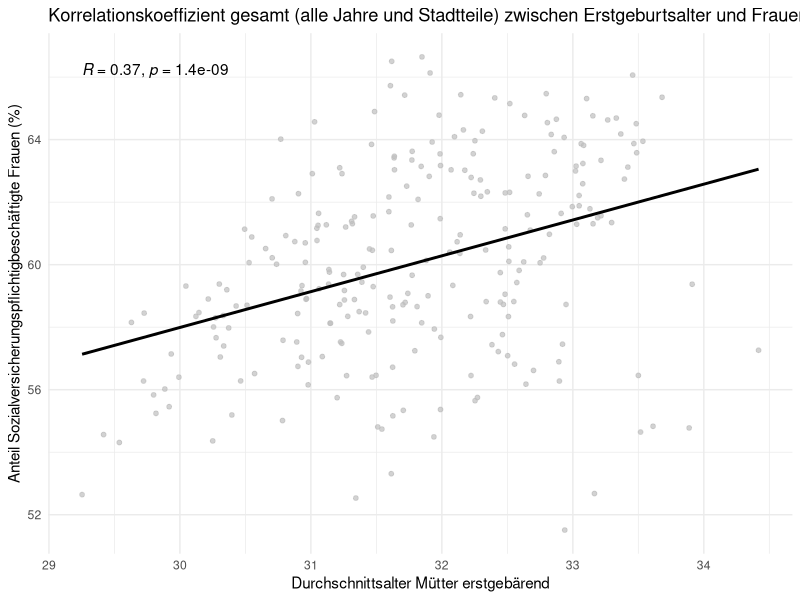
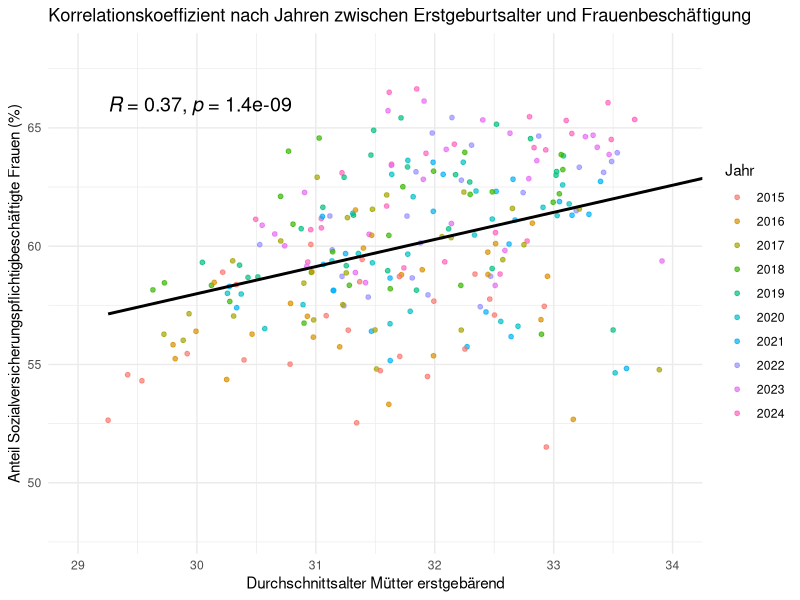

Generate these figures, in order, with R: (Note: this script raises an error after producing the figures.)
library(readxl)
library(tidyverse)
library(ggpubr)
library(ggplot2)


export_be <- read_excel("data/raw/export_be.xlsx")
be_sheet <- read_excel("data/raw/export_be.xlsx", sheet = "BEVÖLKERUNG")

export_ar <- read_excel("data/raw/export_ar.xlsx")
ar_sheet <- read_excel("data/raw/export_ar.xlsx", sheet = "ARBEITSMARKT")

# Berechnung des Durchschnittsalters der Mütter (mean_age)
all_districts_and_city <- be_sheet %>%
  filter(
    Indikator == "Durchschnittsalter Mütter erstgebärend",
    Ausprägung == "insgesamt"
  ) %>%
  mutate(
    mean_age = `Basiswert 1` / `Basiswert 2` 
  )

Sozialversicherungspflichtig_Beschäftigte_anteil_frau <- ar_sheet %>%
  filter(
    Indikator == "Sozialversicherungspflichtig Beschäftigte - Anteil",
    Ausprägung == "weiblich"
  ) %>%
  mutate(
    anteil = 100 * `Basiswert 1` / `Basiswert 2`
  )


korrelations_daten <- inner_join(
  all_districts_and_city, 
  Sozialversicherungspflichtig_Beschäftigte_anteil_frau, 
  by = c("Raumbezug", "Jahr")
)

korrelations_daten_clean <- korrelations_daten %>%
  filter(Raumbezug != "Stadt München")


ggplot(korrelations_daten_clean, aes(x = mean_age, y = anteil)) +
  geom_point(size = 1.3, color = "grey", alpha = 0.7) +
  geom_smooth(method = "lm", color = "black", se = FALSE, linewidth = 1) +
  stat_cor(label.x.npc = "left", label.y.npc = "top") + 
  labs(
    title = "Korrelationskoeffizient gesamt (alle Jahre und Stadtteile) zwischen Erstgeburtsalter und Frauenbeschäftigung",
    x = "Durchschnittsalter Mütter erstgebärend",
    y = "Anteil Sozialversicherungspflichtigbeschäftigte Frauen (%)"
  ) +
  theme_minimal()


ggplot(korrelations_daten_clean, aes(x = mean_age, y = anteil)) +
  geom_point(aes(color = factor(Jahr)), 
             size = 1.3,     
             alpha = 0.7) +   
  geom_smooth(method = "lm", color = "black", se = FALSE, linewidth = 1) +
  stat_cor(
    label.x.npc = "left",   
    label.y.npc = "top",    
    color = "black",
    size = 5
  ) + 
  coord_cartesian(xlim = c(29, 34), ylim = c(48, 68)) + 
  labs(
    title = "Korrelationskoeffizient nach Jahren zwischen Erstgeburtsalter und Frauenbeschäftigung",
    x = "Durchschnittsalter Mütter erstgebärend",
    y = "Anteil Sozialversicherungspflichtigbeschäftigte Frauen (%)",
    color = "Jahr" 
  ) +
  guides(color = guide_legend(ncol = 1)) + 
  theme_minimal()

# -----------------------------------------------------------------------
plot_data_final_year <- korrelations_daten_clean %>%
  group_by(Jahr) %>% 
  mutate(
    r = cor(mean_age, anteil, use = "complete.obs"),
    r_label = sprintf("(R=%.2f)", r),
    Jahr_Label = paste(Jahr, r_label, sep = " ")
  ) %>%
  ungroup()


all_labels_year <- sort(unique(plot_data_final_year$Jahr_Label))
all_colors_year <- scales::hue_pal()(length(all_labels_year))
jahr_palette <- all_colors_year
names(jahr_palette) <- all_labels_year

ggplot(plot_data_final_year, aes(x = mean_age, y = anteil)) +
  geom_smooth(aes(color = Jahr_Label, group = Jahr_Label),
              method = "lm", se = FALSE, linewidth = 1.1, alpha = 0.8) +
  geom_point(aes(color = Jahr_Label), size = 1.1, alpha = 0.5) +e
  geom_smooth(aes(group = 1), method = "lm", color = "black", linewidth = 1.1, se = FALSE) +
  scale_color_manual(values = jahr_palette) +
  labs(
    title = "Korrelationskoeffizient nach Jahren zwischen Erstgeburtsalter und Frauenbeschäftigung",
    x = "Durchschnittsalter Mütter erstgebärend",
    y = "Anteil Sozialversicherungspflichtigbeschäftigte Frauen (%)",
    color = "Jahr"
  ) +
  coord_cartesian(xlim = c(29, 34), ylim = c(48, 68)) +
  theme_minimal() +
  theme(
    legend.text = element_text(size = 7),
    legend.key.height = unit(0.4, "cm")
  ) +
  guides(color = guide_legend(ncol = 1))


# ----------------------------------------------------------------------------
r_werte_check_year <- korrelations_daten_clean %>%
  group_by(Jahr) %>% 
  summarise(
    r_wert = cor(mean_age, anteil)
  ) %>%
  mutate(
    is_negative = r_wert < 0,
    Jahr_Label = paste0(Jahr, " (R=", round(r_wert, 2), ")")
  )

plot_data_highlight_year <- korrelations_daten_clean %>%
  left_join(r_werte_check_year, by = "Jahr") # <--- Join über Jahr

ggplot(plot_data_highlight_year, aes(x = mean_age, y = anteil)) +
  geom_smooth(
    data = subset(plot_data_highlight_year, is_negative == FALSE),
    aes(group = Jahr),
    method = "lm", 
    se = FALSE, 
    color = "grey85", 
    linewidth = 0.8,
    alpha = 0.5
  ) +
  geom_smooth(
    data = subset(plot_data_highlight_year, is_negative == TRUE),
    aes(color = Jahr_Label, group = Jahr), 
    method = "lm", 
    se = FALSE, 
    linewidth = 1.1, 
    alpha = 1
  ) +
  geom_smooth(
    aes(group = 1), 
    method = "lm", 
    color = "black", 
    linewidth = 1.1, 
    se = FALSE
  ) +
  scale_color_manual(values = jahr_palette) +
  labs(
    title = "non Simpson's Paradox",
    subtitle = "Grau = Positiver Zusammenhang (R ≥ 0), Bunt = Negativer Zusammenhang (R < 0)",
    x = "Durchschnittsalter Mütter erstgebärend",
    y = "Anteil Sozialversicherungspflichtigbeschäftigte Frauen (%)",
    color = "Jahr mit R < 0" 
  ) +
  coord_cartesian(xlim = c(29, 34), ylim = c(48, 68)) +
  theme_minimal() +
  theme(legend.position = "right")

# ------------------------------------------------------------------------------
plot_data_colored_year <- korrelations_daten_clean %>%
  group_by(Jahr) %>% 
  mutate(
    r_wert = cor(mean_age, anteil),
    trend_richtung = ifelse(r_wert >= 0, "positiv", "negativ")
  ) %>%
  ungroup() 

ggplot(plot_data_colored_year, aes(x = mean_age, y = anteil)) +
  geom_smooth(
    aes(
      color = trend_richtung,  
      group = Jahr           
    ), 
    method = "lm", 
    se = FALSE, 
    linewidth = 1.1,    
    alpha = 0.6          
  ) +
  geom_smooth(aes(group = 1), method = "lm", color = "black", linewidth = 1.1, se = FALSE) +
  scale_color_manual(values = c(
    "positiv" = "red", 
    "negativ" = "blue"  
  )) +
  labs(
    title = "non Simpson's Paradox",
    subtitle = "Rot = Positiver Zusammenhang (R ≥ 0), Blau = Negativer Zusammenhang (R < 0)",
    x = "Durchschnittsalter Mütter erstgebärend",
    y = "Anteil Sozialversicherungspflichtigbeschäftigte Frauen (%)"
  ) +
  coord_cartesian(xlim = c(29, 34)) +
  theme_minimal() +
  theme(legend.position = "none")
